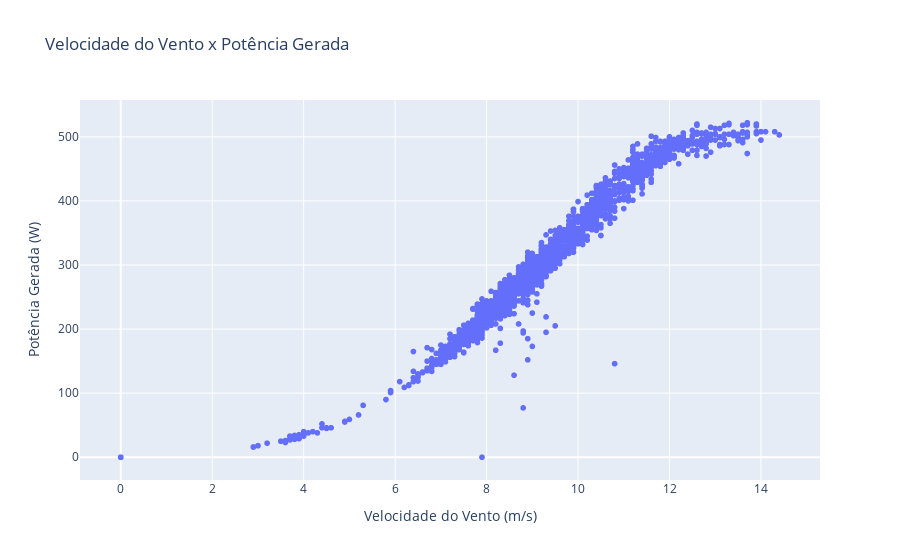

Notebook source saved alongside this figure:
### Code cell
fig = exp.scatter(
    dados,
    x='velocidade do vento',
    y='potência gerada',
    title="Velocidade do Vento x Potência Gerada",
    labels={
        'velocidade do vento': 
            'Velocidade do Vento (m/s)', 
        'potência gerada': 
            'Potência Gerada (W)'
    }
)

fig.show()

### Figure 1 — Plotly figure (JSON) as saved in the notebook; plotly's stock layout.template omitted (floating-point values rounded to 4 significant figures; data arrays with more than 128 entries replaced by an {"elided": "..."} marker saying what was removed)
{"data": [{"hovertemplate": "Velocidade do Vento (m/s)=%{x}<br>Potência Gerada (W)=%{y}<extra></extra>", "legendgroup": "", "marker": {"color": "#636efa", "symbol": "circle"}, "mode": "markers", "name": "", "showlegend": false, "type": "scattergl", "x": {"elided": "2250 float values"}, "xaxis": "x", "y": {"elided": "2250 int values"}, "yaxis": "y"}], "layout": {"legend": {"tracegroupgap": 0}, "title": {"text": "Velocidade do Vento x Potência Gerada"}, "xaxis": {"anchor": "y", "domain": [0, 1], "title": {"text": "Velocidade do Vento (m/s)"}}, "yaxis": {"anchor": "x", "domain": [0, 1], "title": {"text": "Potência Gerada (W)"}}}}
